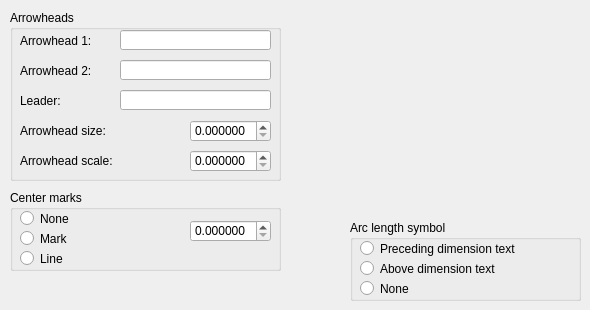
   <widget class="QWidget" name="SymbolTab">
    <attribute name="title">
     <string>Symbols and arrows</string>
    </attribute>
    <widget class="QGroupBox" name="groupBox_3">
     <property name="geometry">
      <rect>
       <x>10</x>
       <y>10</y>
       <width>271</width>
       <height>171</height>
      </rect>
     </property>
     <property name="title">
      <string>Arrowheads</string>
     </property>
     <widget class="QLineEdit" name="block1Name">
      <property name="geometry">
       <rect>
        <x>110</x>
        <y>20</y>
        <width>151</width>
        <height>20</height>
       </rect>
      </property>
      <property name="toolTip">
       <string>Arrowhead for the first dimension line. When you change the first arrowhead type, the second arrowhead automatically changes to match it.</string>
      </property>
     </widget>
     <widget class="QLabel" name="label_15">
      <property name="geometry">
       <rect>
        <x>10</x>
        <y>20</y>
        <width>91</width>
        <height>21</height>
       </rect>
      </property>
      <property name="text">
       <string>Arrowhead 1:</string>
      </property>
     </widget>
     <widget class="QLineEdit" name="block2Name">
      <property name="geometry">
       <rect>
        <x>110</x>
        <y>50</y>
        <width>151</width>
        <height>20</height>
       </rect>
      </property>
      <property name="toolTip">
       <string>Arrowhead for the second dimension line.</string>
      </property>
     </widget>
     <widget class="QLabel" name="label_18">
      <property name="geometry">
       <rect>
        <x>10</x>
        <y>50</y>
        <width>91</width>
        <height>21</height>
       </rect>
      </property>
      <property name="text">
       <string>Arrowhead 2:</string>
      </property>
     </widget>
     <widget class="QLineEdit" name="blockLeaderName">
      <property name="geometry">
       <rect>
        <x>110</x>
        <y>80</y>
        <width>151</width>
        <height>20</height>
       </rect>
      </property>
      <property name="toolTip">
       <string>Arrowhead for the leader line.</string>
      </property>
     </widget>
     <widget class="QLabel" name="label_19">
      <property name="geometry">
       <rect>
        <x>10</x>
        <y>80</y>
        <width>91</width>
        <height>21</height>
       </rect>
      </property>
      <property name="text">
       <string>Leader:</string>
      </property>
     </widget>
     <widget class="QDoubleSpinBox" name="blockWidth">
      <property name="geometry">
       <rect>
        <x>180</x>
        <y>110</y>
        <width>81</width>
        <height>22</height>
       </rect>
      </property>
      <property name="toolTip">
       <string>Arrowhead horizontal size in map units using the symbol scale factor = 1.</string>
      </property>
      <property name="decimals">
       <number>6</number>
      </property>
      <property name="maximum">
       <double>1000000.000000000000000</double>
      </property>
      <property name="singleStep">
       <double>0.000500000000000</double>
      </property>
     </widget>
     <widget class="QLabel" name="label_17">
      <property name="geometry">
       <rect>
        <x>10</x>
        <y>110</y>
        <width>111</width>
        <height>21</height>
       </rect>
      </property>
      <property name="text">
       <string>Arrowhead size:</string>
      </property>
     </widget>
     <widget class="QDoubleSpinBox" name="blockScale">
      <property name="geometry">
       <rect>
        <x>180</x>
        <y>140</y>
        <width>81</width>
        <height>22</height>
       </rect>
      </property>
      <property name="toolTip">
       <string>Arrowhead scale.</string>
      </property>
      <property name="decimals">
       <number>6</number>
      </property>
      <property name="maximum">
       <double>1000000.000000000000000</double>
      </property>
      <property name="singleStep">
       <double>0.000500000000000</double>
      </property>
     </widget>
     <widget class="QLabel" name="label_20">
      <property name="geometry">
       <rect>
        <x>10</x>
        <y>140</y>
        <width>111</width>
        <height>21</height>
       </rect>
      </property>
      <property name="text">
       <string>Arrowhead scale:</string>
      </property>
     </widget>
    </widget>
    <widget class="QGroupBox" name="groupBox_4">
     <property name="geometry">
      <rect>
       <x>350</x>
       <y>220</y>
       <width>231</width>
       <height>81</height>
      </rect>
     </property>
     <property name="title">
      <string>Arc length symbol</string>
     </property>
     <widget class="QRadioButton" name="arcSymbolPreceding">
      <property name="geometry">
       <rect>
        <x>10</x>
        <y>20</y>
        <width>211</width>
        <height>17</height>
       </rect>
      </property>
      <property name="toolTip">
       <string>Places arc length symbols before the dimension text.</string>
      </property>
      <property name="text">
       <string>Preceding dimension text</string>
      </property>
     </widget>
     <widget class="QRadioButton" name="arcSymbolAbove">
      <property name="geometry">
       <rect>
        <x>10</x>
        <y>40</y>
        <width>211</width>
        <height>17</height>
       </rect>
      </property>
      <property name="toolTip">
       <string>Places arc length symbols above the dimension text.</string>
      </property>
      <property name="text">
       <string>Above dimension text</string>
      </property>
     </widget>
     <widget class="QRadioButton" name="arcSymbolNone">
      <property name="geometry">
       <rect>
        <x>10</x>
        <y>60</y>
        <width>211</width>
        <height>17</height>
       </rect>
      </property>
      <property name="toolTip">
       <string>Suppresses the display of arc length symbols.</string>
      </property>
      <property name="text">
       <string>None</string>
      </property>
     </widget>
    </widget>
    <widget class="QGroupBox" name="groupBox_11">
     <property name="geometry">
      <rect>
       <x>10</x>
       <y>190</y>
       <width>271</width>
       <height>81</height>
      </rect>
     </property>
     <property name="title">
      <string>Center marks</string>
     </property>
     <widget class="QRadioButton" name="centerMarkNone">
      <property name="geometry">
       <rect>
        <x>10</x>
        <y>20</y>
        <width>82</width>
        <height>17</height>
       </rect>
      </property>
      <property name="toolTip">
       <string>Creates no center mark or centerline.</string>
      </property>
      <property name="text">
       <string>None</string>
      </property>
     </widget>
     <widget class="QRadioButton" name="centerMarkMark">
      <property name="geometry">
       <rect>
        <x>10</x>
        <y>40</y>
        <width>82</width>
        <height>17</height>
       </rect>
      </property>
      <property name="toolTip">
       <string>Creates a center mark.</string>
      </property>
      <property name="text">
       <string>Mark</string>
      </property>
     </widget>
     <widget class="QRadioButton" name="centerMarkLine">
      <property name="geometry">
       <rect>
        <x>10</x>
        <y>60</y>
        <width>82</width>
        <height>17</height>
       </rect>
      </property>
      <property name="toolTip">
       <string>Creates a centerline.</string>
      </property>
      <property name="text">
       <string>Line</string>
      </property>
     </widget>
     <widget class="QDoubleSpinBox" name="centerMarkLength">
      <property name="geometry">
       <rect>
        <x>180</x>
        <y>30</y>
        <width>81</width>
        <height>22</height>
       </rect>
      </property>
      <property name="toolTip">
       <string>Size of the center mark or centerline.</string>
      </property>
      <property name="decimals">
       <number>6</number>
      </property>
      <property name="maximum">
       <double>1000000.000000000000000</double>
      </property>
      <property name="singleStep">
       <double>0.000500000000000</double>
      </property>
     </widget>
    </widget>
   </widget>
